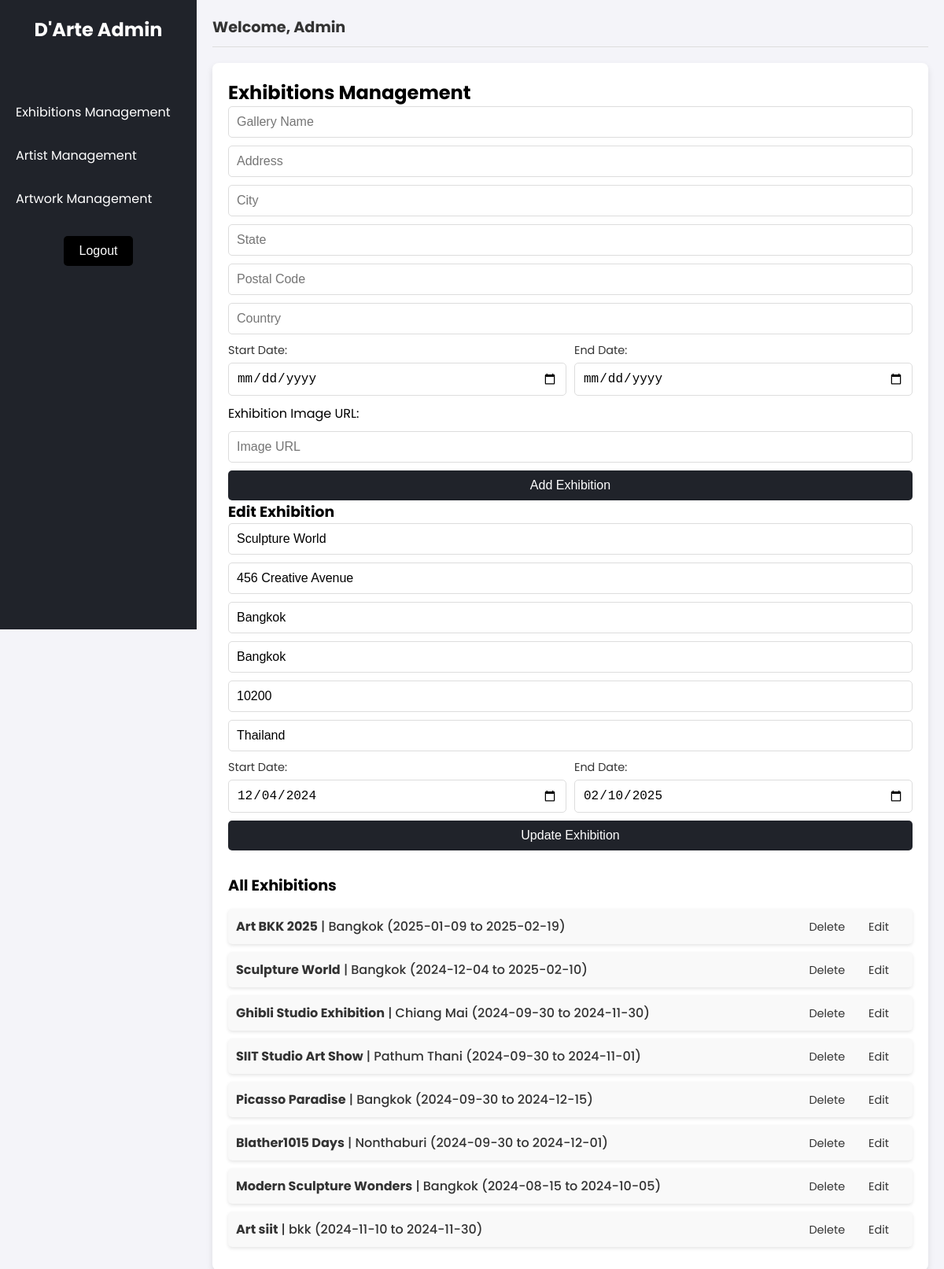
/profile/admin/admin.php?edit_exhibition_id=2, run on the app's committed database.
### tables this page shows
CREATE TABLE `Exhibition` (
  `exhibition_id` int NOT NULL,
  `gallery_name` varchar(100) DEFAULT NULL,
  `address` varchar(255) DEFAULT NULL,
  `city` varchar(50) DEFAULT NULL,
  `state` varchar(50) DEFAULT NULL,
  `postal_code` varchar(20) DEFAULT NULL,
  `country` varchar(50) DEFAULT NULL,
  `e_start_date` date DEFAULT NULL,
  `e_end_date` date DEFAULT NULL,
  `admin_id` int NOT NULL,
  `exhibition_image` varchar(255) DEFAULT NULL
);

### profile/admin/admin.php (the view, shortened to what this page needs)
<?php
include '../../connect.php';
$edit_exhibition = null;
if (isset($_GET['edit_exhibition_id'])) {
    $edit_id = $_GET['edit_exhibition_id'];
    $stmt = $pdo->prepare("CALL read_exhibition(?)");
    $stmt->execute([$edit_id]);
    $edit_exhibition = $stmt->fetch(PDO::FETCH_ASSOC);
}
?>
<!DOCTYPE html>
<html lang="en">
<head>
    <link rel="stylesheet" href="admin.css">
    <link href="https://cdnjs.cloudflare.com/ajax/libs/font-awesome/6.2.1/css/all.min.css" rel="stylesheet">
</head>
<body>
    <aside class="sidebar">
        <div class="logo">
            <h2>D'Arte Admin</h2>
        </div>
        <nav class="nav-menu">
            <a href="#exhibitions-management" onclick="showSection('exhibitions-management')">Exhibitions Management</a>
            <a href="#artist-management" onclick="showSection('artist-management')">Artist Management</a>
            <a href="#artwork-management" onclick="showSection('artwork-management')">Artwork Management</a>
            <div class="au-logout-container">
                <form action="../../login/logout.php" method="POST">
                    <button type="submit" class="btn">Logout</button>
                </form>
            </div>
        </nav>
    </aside>
    <main class="main-content">
        <header class="main-header">
            <h2>Welcome, Admin</h2>
        </header>
        <section id="exhibitions-management" class="content-section">
            <h2>Exhibitions Management</h2>
            <form action="admin.php" method="post" class="form-grid">
                <input type="text" name="gallery_name" placeholder="Gallery Name" required>
                <input type="text" name="address" placeholder="Address" required>
                <input type="text" name="city" placeholder="City" required>
                <input type="text" name="state" placeholder="State" required>
                <input type="text" name="postal_code" placeholder="Postal Code" required>
                <input type="text" name="country" placeholder="Country" required>
                <div class="date-group">
                    <label for="e_start_date">Start Date:</label>
                    <input type="date" id="e_start_date" name="e_start_date" required>
                </div>
                <div class="date-group">
                    <label for="e_end_date">End Date:</label>
                    <input type="date" id="e_end_date" name="e_end_date" required>
                </div>
                <label for="exhibition_image">Exhibition Image URL:</label>
                <input type="text" id="exhibition_image" name="exhibition_image" placeholder="Image URL" required>
                <button type="submit" name="add_exhibition">Add Exhibition</button>
            </form>
            <?php if ($edit_exhibition): ?>
                <div class="edit-exhibition">
                    <h3>Edit Exhibition</h3>
                    <form action="admin.php" method="post" class="form-grid">
                        <input type="text" name="gallery_name" placeholder="Gallery Name" value="<?= htmlspecialchars($edit_exhibition['gallery_name']) ?>" required>
                        <input type="text" name="address" placeholder="Address" value="<?= htmlspecialchars($edit_exhibition['address']) ?>" required>
                        <input type="text" name="city" placeholder="City" value="<?= htmlspecialchars($edit_exhibition['city']) ?>" required>
                        <input type="text" name="state" placeholder="State" value="<?= htmlspecialchars($edit_exhibition['state']) ?>" required>
                        <input type="text" name="postal_code" placeholder="Postal Code" value="<?= htmlspecialchars($edit_exhibition['postal_code']) ?>" required>
                        <input type="text" name="country" placeholder="Country" value="<?= htmlspecialchars($edit_exhibition['country']) ?>" required>
                        <div class="date-group">
                            <label for="e_start_date">Start Date:</label>
                            <input type="date" id="e_start_date" name="e_start_date" value="<?= $edit_exhibition['e_start_date'] ?>" required>
                        </div>
                        <div class="date-group">
                            <label for="e_end_date">End Date:</label>
                            <input type="date" id="e_end_date" name="e_end_date" value="<?= $edit_exhibition['e_end_date'] ?>" required>
                        </div>
                        <button type="submit" name="update_exhibition">Update Exhibition</button>
                    </form>
                </div>
            <?php endif; ?>
            <div class="exhibitions-list">
                <h3>All Exhibitions</h3>
                <ul>
                    <?php
                    $result = $pdo->query("SELECT * FROM Exhibition");
                    while ($row = $result->fetch(PDO::FETCH_ASSOC)) {
                        echo "<li>";
                        echo "<span><strong>{$row['gallery_name']}</strong> | {$row['city']} ({$row['e_start_date']} to {$row['e_end_date']})</span>";
                        echo "<div class='actions'>";
                        echo "<a href='admin.php?delete_exhibition_id={$row['exhibition_id']}' class='delete-btn' onclick=\"return confirm('Are you sure you want to delete this exhibition?')\">Delete</a>";
                        echo "<a href='admin.php?edit_exhibition_id={$row['exhibition_id']}' class='edit-btn'>Edit</a>";
                        echo "</div>";
                        echo "</li>";
                    }
                    ?>
                </ul>
            </div>
        </section>
    </main>
</body>
</html>

### profile/admin/admin.css (style rules this page uses)
* { margin: 0; padding: 0; box-sizing: border-box; }
body { font-family: 'Poppins', sans-serif; background-color: #f4f4f9; display: flex; }
.sidebar { width: 250px; height: 100vh; background-color: #20232a; color: #ffffff; display: flex; flex-direction: column; align-items: center; padding-top: 20px; position: fixed; left: 0; top: 0; }
.sidebar .logo h2 { font-size: 1.5rem; color: #ffffff; margin-bottom: 40px; }
.nav-menu { width: 100%; display: flex; flex-direction: column; padding-top: 20px; }
.nav-menu a { color: #ffffff; text-decoration: none; padding: 15px 20px; font-size: 1rem; width: 100%; text-align: left; transition: background-color 0.3s ease; }
.main-content { margin-left: 250px; padding: 20px; width: calc(100% - 250px); }
.main-header { margin-bottom: 20px; border-bottom: 1px solid #ddd; padding-bottom: 10px; }
.main-header h2 { font-size: 1.2rem; color: #333; }
.content-section { padding: 20px; background-color: #ffffff; border-radius: 8px; box-shadow: 0 4px 8px rgba(0, 0, 0, 0.1); margin-bottom: 20px; }
.exhibitions-list { margin-top: 30px; }
.exhibitions-list h3 { font-size: 1.2rem; font-weight: bold; margin-bottom: 15px; }
.exhibitions-list ul { list-style: none; padding: 0; margin: 0; }
.exhibitions-list ul li { display: flex; justify-content: space-between; align-items: center; padding: 10px; background-color: #f9f9f9; margin-bottom: 10px; border-radius: 5px; box-shadow: 0 2px 4px rgba(0, 0, 0, 0.1); }
.exhibitions-list ul li span { font-size: 1rem; font-weight: 500; color: #333; }
.actions a { margin-right: 10px; color: #333; text-decoration: none; font-size: 0.9rem; padding: 5px 10px; border-radius: 4px; }
.form-grid { display: grid; grid-template-columns: repeat(4, 1fr); gap: 10px; align-items: center; }
.form-grid input, .form-grid button { grid-column: span 4; padding: 10px; font-size: 1rem; border: 1px solid #ddd; border-radius: 5px; }
.date-group { display: flex; flex-direction: column; grid-column: span 2; }
.date-group label { margin-bottom: 5px; font-size: 0.9rem; color: #333; }
.form-grid button { grid-column: span 4; background-color: #20232a; color: #ffffff; border: none; padding: 10px; font-size: 1rem; cursor: pointer; text-align: center; }
.btn { background-color: #000; color: #fff; padding: 10px 20px; border: none; border-radius: 5px; font-size: 1em; cursor: pointer; transition: background-color 0.3s, transform 0.2s; }
.au-logout-container { margin-top: 20px; text-align: center; }

### data on the page
exhibition: gallery_name "Sculpture World", address "456 Creative Avenue", city "Bangkok", state "Bangkok", postal_code "10200", country "Thailand", e_start_date "12/04/2024", e_end_date "02/10/2025", e_start_date "2024-12-04", e_end_date "2025-02-10"
exhibition: gallery_name "Art BKK 2025", city "Bangkok", e_start_date "2025-01-09", e_end_date "2025-02-19"
exhibition: gallery_name "Ghibli Studio Exhibition", city "Chiang Mai", e_start_date "2024-09-30", e_end_date "2024-11-30"
exhibition: gallery_name "SIIT Studio Art Show", city "Pathum Thani", e_start_date "2024-09-30", e_end_date "2024-11-01"
exhibition: gallery_name "Picasso Paradise", city "Bangkok", e_start_date "2024-09-30", e_end_date "2024-12-15"
exhibition: gallery_name "Blather1015 Days", city "Nonthaburi", e_start_date "2024-09-30", e_end_date "2024-12-01"
exhibition: gallery_name "Modern Sculpture Wonders", city "Bangkok", e_start_date "2024-08-15", e_end_date "2024-10-05"
exhibition: gallery_name "Art siit", city "bkk", e_start_date "2024-11-10", e_end_date "2024-11-30"
